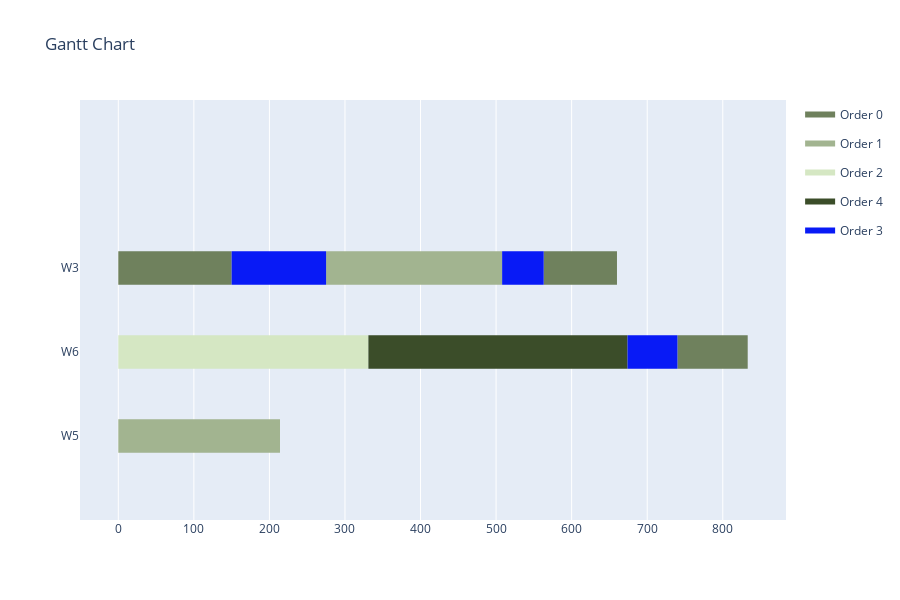

This figure's notebook cell:
### Code cell
def is_first(jobs, index): # check if job is the first in it's order sequence
    return jobs[index][2] == 0 or order_for_index[jobs[index][2]-1] != order_for_index[jobs[index][2]]
durations = []
for i in range(len(assignments)):
    durations.append(duration_lookup_table[operations[i]][assignments[i]])

w = dict()
for i in range(len(assignments)):
    if assignments[i] not in w:
        w[assignments[i]] = []
    w[assignments[i]].append([solution[i], solution[i]+durations[i], i]) #<start, end, index>
import copy
new_solution = copy.deepcopy(solution)
changes_made = True
while changes_made:
    changes_made = False
    for workstation in w.keys():
        sorted_jobs = sorted(w[workstation], key=lambda x: x[0])
        for i in range(len(sorted_jobs)):
            shift = 0
            if is_first(sorted_jobs, i):
                if i == 0: # start at 0
                    shift = sorted_jobs[i][0] 
                    sorted_jobs[i][0] -= shift
                    sorted_jobs[i][1] -= shift                  
                else: # there are other jobs on this workstation before this one
                    shift = sorted_jobs[i][0] - sorted_jobs[i-1][1] # move it back to where the previous job stopped
                    sorted_jobs[i][0] -= shift
                    sorted_jobs[i][1] -= shift
            else: # find end of previous job in sequence + end of job previous on the workstation -> move to closer one
                prev_end = new_solution[sorted_jobs[i][2]-1] + durations[sorted_jobs[i][2]-1]
                prev_shift = sorted_jobs[i][0] - prev_end
                if i == 0: # no previous jobs on this workstation
                    shift = prev_shift
                    sorted_jobs[i][0] -= shift
                    sorted_jobs[i][1] -= shift
                else:
                    shift = sorted_jobs[i][0] - sorted_jobs[i-1][1] # move it back to where the previous job stopped
                    if prev_shift < shift:
                        shift = prev_shift
                    sorted_jobs[i][0] -= shift
                    sorted_jobs[i][1] -= shift
            new_solution[sorted_jobs[i][2]] = sorted_jobs[i][0] # update new start points
            changes_made = changes_made or shift != 0
print(new_solution)
print(f'Makespan: {abs(fitness_function_time_slots(new_solution, 0)) - 1}')
data = []
for i in range(len(operations)):
    data.append([assignments[i], operations[i], new_solution[i], durations[i]])
visualize(data)

### Figure 1 — Plotly figure (JSON) as saved in the notebook; plotly's stock layout.template omitted (floating-point values rounded to 4 significant figures)
{"data": [{"fill": "toself", "fillcolor": "rgb(111, 129, 93)", "hoverinfo": "name", "legendgroup": "rgb(111, 129, 93)", "mode": "none", "name": "Order 0", "type": "scatter", "x": [0, 150, 150, 0, 0, 563, 660, 660, 563, 563, 740, 833, 833, 740], "y": [1.8, 1.8, 2.2, 2.2, null, 1.8, 1.8, 2.2, 2.2, null, 0.8, 0.8, 1.2, 1.2]}, {"fill": "toself", "fillcolor": "rgb(162, 180, 144)", "hoverinfo": "name", "legendgroup": "rgb(162, 180, 144)", "mode": "none", "name": "Order 1", "type": "scatter", "x": [0, 214, 214, 0, 0, 275, 330, 330, 275, 275, 330, 508, 508, 330], "y": [-0.2, -0.2, 0.2, 0.2, null, 1.8, 1.8, 2.2, 2.2, null, 1.8, 1.8, 2.2, 2.2]}, {"fill": "toself", "fillcolor": "rgb(213, 231, 195)", "hoverinfo": "name", "legendgroup": "rgb(213, 231, 195)", "mode": "none", "name": "Order 2", "type": "scatter", "x": [0, 126, 126, 0, 0, 126, 231, 231, 126, 126, 231, 331, 331, 231], "y": [0.8, 0.8, 1.2, 1.2, null, 0.8, 0.8, 1.2, 1.2, null, 0.8, 0.8, 1.2, 1.2]}, {"fill": "toself", "fillcolor": "rgb(59, 77, 41)", "hoverinfo": "name", "legendgroup": "rgb(59, 77, 41)", "mode": "none", "name": "Order 4", "type": "scatter", "x": [331, 451, 451, 331, 331, 451, 574, 574, 451, 451, 574, 674, 674, 574], "y": [0.8, 0.8, 1.2, 1.2, null, 0.8, 0.8, 1.2, 1.2, null, 0.8, 0.8, 1.2, 1.2]}, {"fill": "toself", "fillcolor": "rgb(8, 26, 246)", "hoverinfo": "name", "legendgroup": "rgb(8, 26, 246)", "mode": "none", "name": "Order 3", "type": "scatter", "x": [150, 275, 275, 150, 150, 508, 563, 563, 508, 508, 674, 740, 740, 674], "y": [1.8, 1.8, 2.2, 2.2, null, 1.8, 1.8, 2.2, 2.2, null, 0.8, 0.8, 1.2, 1.2]}, {"legendgroup": "rgb(111, 129, 93)", "marker": {"color": "rgb(111, 129, 93)", "opacity": 0, "size": 1}, "mode": "markers", "name": "", "showlegend": false, "text": [null, null, null, null, null, null], "type": "scatter", "x": [0, 150, 563, 660, 740, 833], "y": [2, 2, 2, 2, 1, 1]}, {"legendgroup": "rgb(162, 180, 144)", "marker": {"color": "rgb(162, 180, 144)", "opacity": 0, "size": 1}, "mode": "markers", "name": "", "showlegend": false, "text": [null, null, null, null, null, null], "type": "scatter", "x": [0, 214, 275, 330, 330, 508], "y": [0, 0, 2, 2, 2, 2]}, {"legendgroup": "rgb(213, 231, 195)", "marker": {"color": "rgb(213, 231, 195)", "opacity": 0, "size": 1}, "mode": "markers", "name": "", "showlegend": false, "text": [null, null, null, null, null, null], "type": "scatter", "x": [0, 126, 126, 231, 231, 331], "y": [1, 1, 1, 1, 1, 1]}, {"legendgroup": "rgb(59, 77, 41)", "marker": {"color": "rgb(59, 77, 41)", "opacity": 0, "size": 1}, "mode": "markers", "name": "", "showlegend": false, "text": [null, null, null, null, null, null], "type": "scatter", "x": [331, 451, 451, 574, 574, 674], "y": [1, 1, 1, 1, 1, 1]}, {"legendgroup": "rgb(8, 26, 246)", "marker": {"color": "rgb(8, 26, 246)", "opacity": 0, "size": 1}, "mode": "markers", "name": "", "showlegend": false, "text": [null, null, null, null, null, null], "type": "scatter", "x": [150, 275, 508, 563, 674, 740], "y": [2, 2, 2, 2, 1, 1]}], "layout": {"height": 600, "hovermode": "closest", "showlegend": true, "title": {"text": "Gantt Chart"}, "xaxis": {"rangeselector": {"buttons": [{"count": 7, "label": "1w", "step": "day", "stepmode": "backward"}, {"count": 1, "label": "1m", "step": "month", "stepmode": "backward"}, {"count": 6, "label": "6m", "step": "month", "stepmode": "backward"}, {"count": 1, "label": "YTD", "step": "year", "stepmode": "todate"}, {"count": 1, "label": "1y", "step": "year", "stepmode": "backward"}, {"step": "all"}]}, "showgrid": true, "type": "linear", "zeroline": false}, "yaxis": {"autorange": false, "range": [-1, 4], "showgrid": false, "ticktext": ["W5", "W6", "W3"], "tickvals": [0, 1, 2], "zeroline": false}}}
